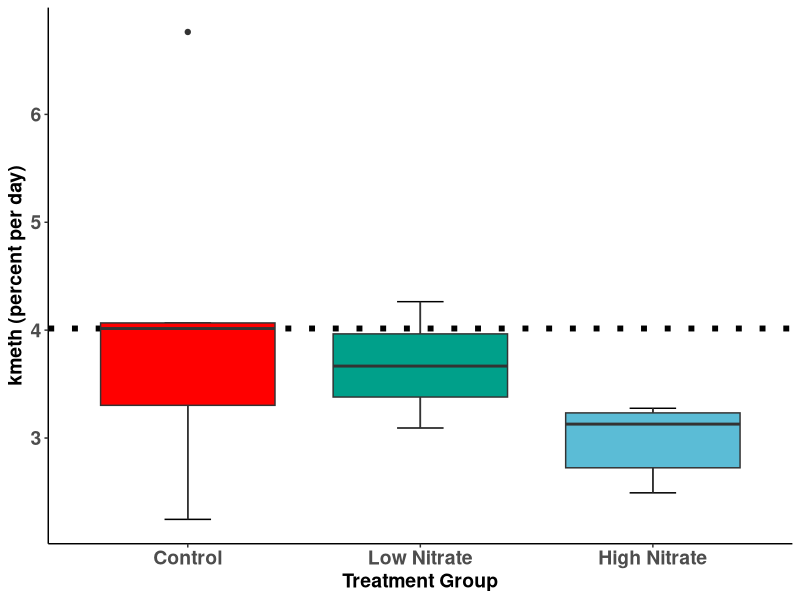
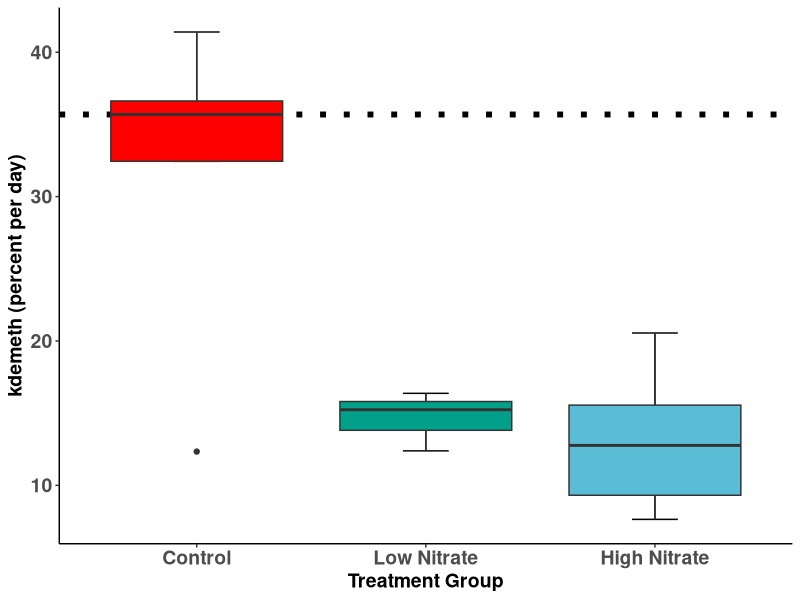
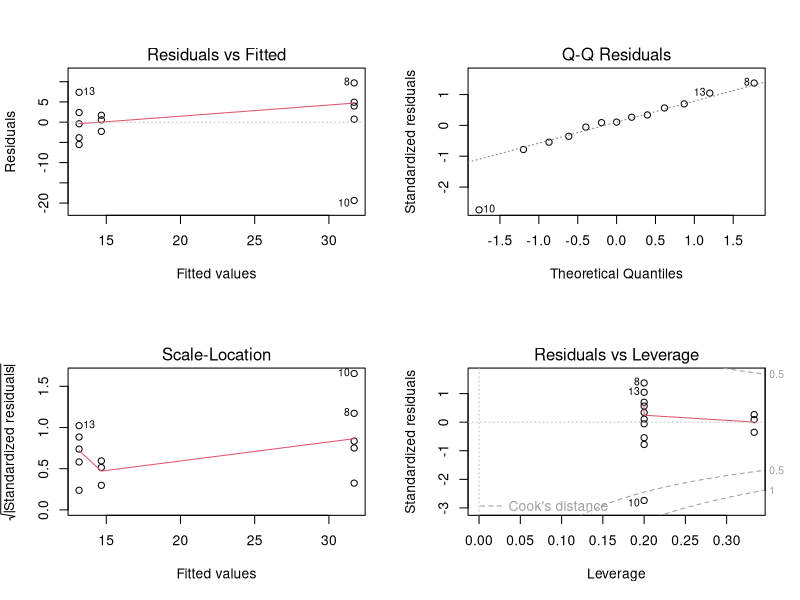
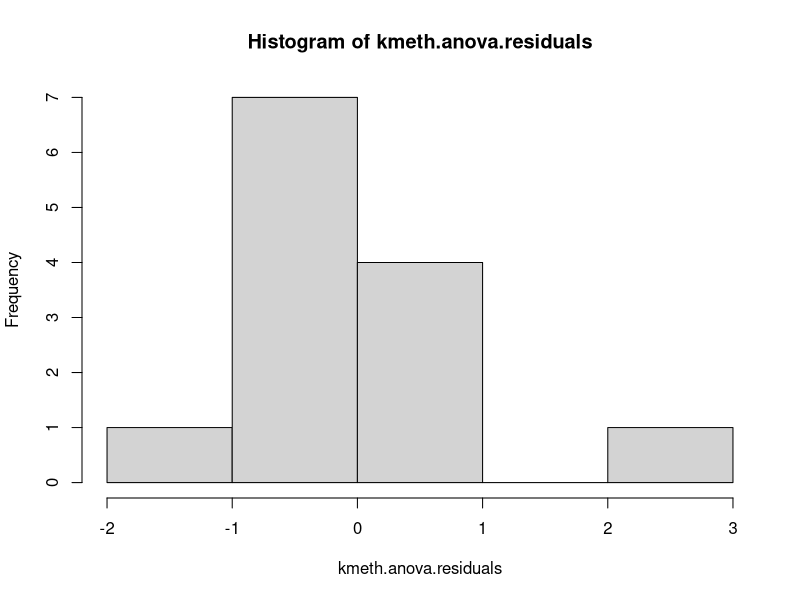
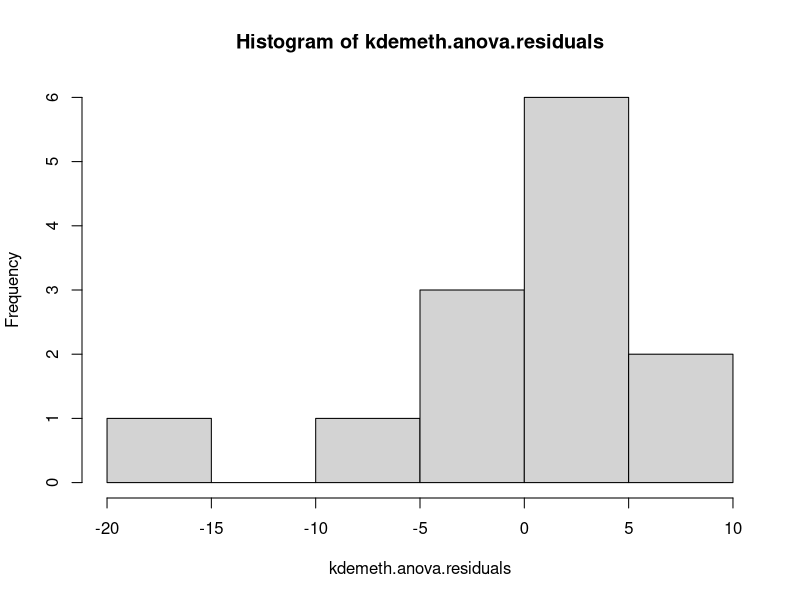
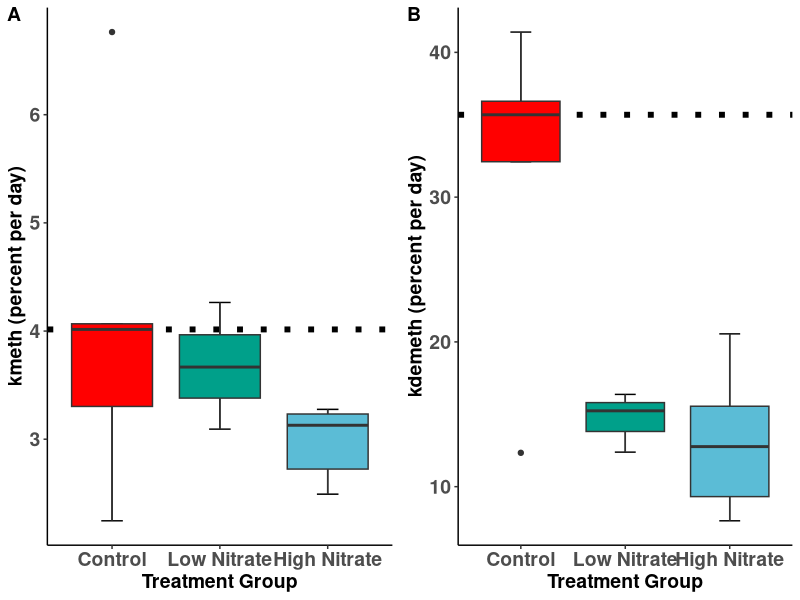
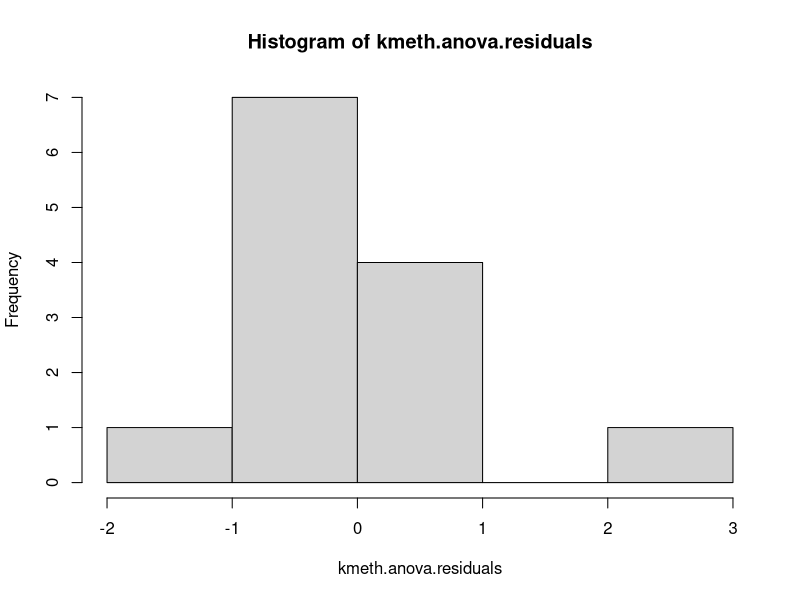
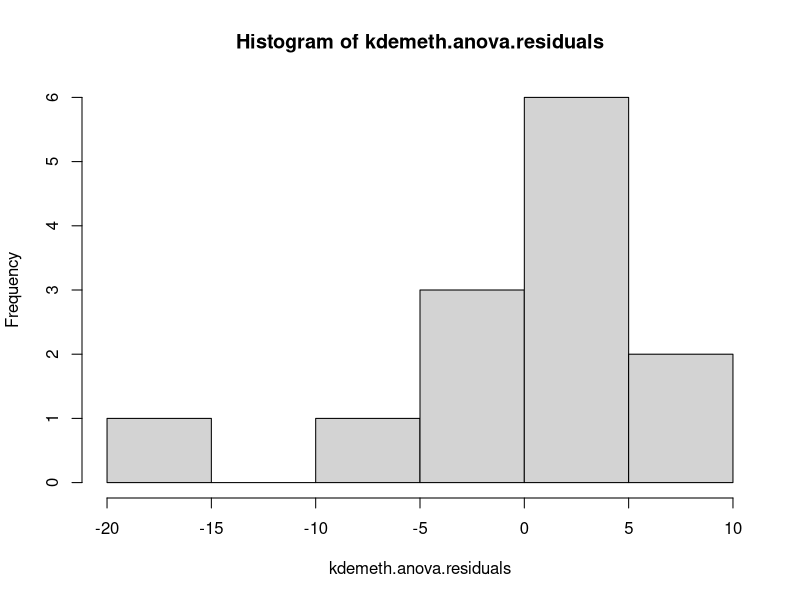

Recreate these plots in R, in order.
# Title: ANOVA for 2022 Microcosms 8.10.25.R
# Author: Nettie Calvin
# Date: August 30, 2025
# Purpose: The script provides code to conduct an analysis of variance (ANOVA) on potential mercury methylation rate constants (kmeth) and potential methylmercury demethylation rate constants (kdemeth) from microcosm experiments conducted in October 2022.  
# The script contains the code to calculate the kdemeth values while the kmeth values are already calculated  prior to the data being added to kmeth Microcosms 2022 8.10.25_for_code.csv.  
#  The script and statistical analysis were prepared to accompany the publication 
# "Nitrate Treatment Suppresses Mercury Demethylation in Coastal Estuarine Sediment" (Calvin et al. in prep)
# R version 4.5.0 (2025-04-11)


setwd("")
#make specific to your working directory

#make sure to save copies of 
#kmeth Microcosms 2022 8.10.25_for_code.csv
#kdemeth Microcosms 2022 8.9.25_for_code.csv
#in your working directory

install.packages(c("ggplot2", "ggpubr", "car"))
#load libraries 
library(ggplot2)
library(ggpubr)
library(car)

#theme for formatting plots
Nettie_Theme = theme( legend.position = "none",
                      title = NULL,
                     axis.title.x = element_text(size = 14, face = "bold"),
                     axis.text.x = element_text(size = 14, face = "bold"),
                     axis.text.y = element_text(size = 14,  face = "bold"),
                     axis.title.y = element_text(size = 14, face = "bold"), 
                     panel.grid.major = element_blank(), 
                     panel.grid.minor = element_blank(),
                     panel.background = element_blank(),
                     axis.line = element_line(colour = "black"))



#read in kmeth and kdemeth data frames
redo.rates.kmeth <- read.csv("kmeth Microcosms 2022 8.10.25_for_code.csv")
redo.rates.kdemeth = read.csv("kdemeth Microcosms 2022 8.9.25_for_code.csv")

#make the treatment a factor variable for kmeth
redo.rates.kmeth$Treatment = as.factor(redo.rates.kmeth$Treatment)

#then specify the order of factor levels 
redo.rates.kmeth$Treatment <- factor(redo.rates.kmeth$Treatment, levels = c("Control","Low Nitrate", "High Nitrate"))    
redo.rates.kmeth$Treatment

#make the treatment a factor variable for kdemeth
redo.rates.kdemeth$Treatment = as.factor(redo.rates.kdemeth$Treatment)

#then specify the order of factor levels
redo.rates.kdemeth$Treatment <- factor(redo.rates.kdemeth$Treatment, levels = c("Control", "Time0", "Low Nitrate", "High Nitrate"))    
redo.rates.kdemeth$Treatment

#inspect the kmeth df
head(redo.rates.kmeth)

#create a variable for 48 hr control group kmeth 
#(already in the form of potential methylation rate constants with units of percent per day)
control.group = redo.rates.kmeth$percent.per.day[redo.rates.kmeth$Treatment=="Control"]
control.group

#calculate summary stats for 48 hr control group kmeth
median(control.group) #4.015
mean(control.group) #4.079
sd(control.group) #1.671491

#create variables for Low and High Nitrate Treatment groups kmeth
micromolar.group = redo.rates.kmeth$percent.per.day[redo.rates.kmeth$Treatment=="Low Nitrate"]
millimolar.group = redo.rates.kmeth$percent.per.day[redo.rates.kmeth$Treatment=="High Nitrate"]

#calculate summary stats for for Low Nitrate Treatment group kmeth
median(micromolar.group) #3.667
mean(micromolar.group) #3.674667
sd(micromolar.group) #0.5855376

#calculate summary stats for High Nitrate Treatment group kmeth
median(millimolar.group) #3.129
mean(millimolar.group) #2.9708
sd(millimolar.group) # 0.3453559


#potential MeHg demethylation rate constants need to be calculated based on the 
#ng/g concentrations of 198MMHg measured in the t=0 (insta) and t=48 (control) or t=48 High or Low Nitrate (treatment) microcosms
# now inspect the demethylation data frame
head(redo.rates.kdemeth)

#calculate the potential MeHg demethylation rate constants by steps
instas = redo.rates.kdemeth$X198MeHg.ng.g[redo.rates.kdemeth$Treatment =="Time0"]

instas

#calculate an average time 0 to use to divide all other values by
mean.t0=mean(instas)
mean.t0
#1.06016 (ng/g) average t=0 concentration of 198MMHg from spike, not yet a rate constant!!!!
sd(instas) #0.1714231; std. deviation of the instantaneous control samples

#divide the column of ng.g conc. by the avg. t0 and assign a new vector to the df
redo.rates.kdemeth$ratios = redo.rates.kdemeth$X198MeHg.ng.g/mean.t0
redo.rates.kdemeth$ratios

#now take the negative natural log of the ratio
redo.rates.kdemeth$nat.log = -log(redo.rates.kdemeth$ratios)
redo.rates.kdemeth$nat.log 

#divide by 2 days (incubation time) and multiply by 100 to get rate constants in units of percent per day
redo.rates.kdemeth$percent.per.day =  (redo.rates.kdemeth$nat.log/2)*100

#modify the dataframe so it is just the part that is the control and treatment, no time0's
redo.rates.kdemeth.smaller =redo.rates.kdemeth[6:18,]

# drop unused levels from dataframe (Time = 0 condition)
redo.rates.kdemeth.smaller = droplevels(redo.rates.kdemeth.smaller)

#get just the rate constants (kdemeth) from the (48 hour) control group 
control.group.kdemeth = redo.rates.kdemeth.smaller$percent.per.day[redo.rates.kdemeth.smaller$Treatment=="Control"]
control.group.kdemeth

control.median.kdemeth = median(control.group.kdemeth)
control.median.kdemeth #35.68948
control.mean.kdemeth =mean(control.group.kdemeth) 
control.mean.kdemeth #31.70064
sd(control.group.kdemeth) #11.28917

#get the rate constants (kdemeth) from millimolar (High Nitrate) treatment 
millimolar.group.kdemeth = redo.rates.kdemeth.smaller$percent.per.day[redo.rates.kdemeth.smaller$Treatment=="High Nitrate"]
millimolar.group.kdemeth
median(millimolar.group.kdemeth) #12.76616
mean(millimolar.group.kdemeth) #13.16634
sd(millimolar.group.kdemeth) #5.14298

#get the rate constants (kdemeth) from micromolar (Low Nitrate) treatment 
micromolar.group.kdemeth = redo.rates.kdemeth.smaller$percent.per.day[redo.rates.kdemeth.smaller$Treatment=="Low Nitrate"]
micromolar.group.kdemeth
median(micromolar.group.kdemeth) #15.2384
mean(micromolar.group.kdemeth) #14.66646
sd(micromolar.group.kdemeth) #2.054594

#produce the boxplot for kmeth

bxplot_NO3_kmeth =
ggplot(redo.rates.kmeth, aes(x =Treatment, y=percent.per.day, fill = Treatment))+
  geom_hline(yintercept=4.015,linetype=3, col = "black", lwd = 2)+
  stat_boxplot(geom ='errorbar', width = 0.2)+ #this supposedly plots error bars first and then we will plot the boxplot atop them??
  geom_boxplot()+   
  scale_fill_manual(values=c("#FF0000", "#00A08A", "#5BBCD6"))+
  
  #add color here and also overplot see-> # shorthand for  stat_boxplot(geom='boxplot')
  #the width specification inside stat_boxpot is to control the errorbar endcap width
  # from : https://stackoverflow.com/questions/12993545/put-whisker-ends-on-boxplot
  labs( x ="Treatment Group", y="kmeth (percent per day)")+
  Nettie_Theme

#export the plot to the window
bxplot_NO3_kmeth

#create the kdemeth boxplot
#
bxplot_NO3_kdemeth =
ggplot(redo.rates.kdemeth.smaller, aes(x =Treatment, y=percent.per.day, fill = Treatment))+
  geom_hline(yintercept=35.69,linetype=3, col = "black", lwd = 2)+
  stat_boxplot(geom ='errorbar', width = 0.2)+ #this supposedly plots error bars first and then we will plot the boxplot atop them??
  geom_boxplot()+   
  scale_fill_manual(values=c("#FF0000", "#00A08A", "#5BBCD6"))+
  #add color here and also overplot see-> # shorthand for  stat_boxplot(geom='boxplot')
  #the width specification inside stat_boxpot is to control the errorbar endcap width
  # from : https://stackoverflow.com/questions/12993545/put-whisker-ends-on-boxplot
  labs( x ="Treatment Group", y="kdemeth (percent per day)")+
  Nettie_Theme

#export to window
bxplot_NO3_kdemeth

#group both plots together for producing a figure
figure.2022 = ggarrange(bxplot_NO3_kmeth, bxplot_NO3_kdemeth, 
          labels = c("A", "B"), 
          common.legend = TRUE, 
          legend = "none",
          ncol = 2, nrow = 1)

#produce and export a 2 panel figure
png("8.28.25 Boxplot kmeth and kdemeth BZ 2022.png", units='in',width=14,height=6,res=300)
figure.2022
dev.off()


#do a Shapiro-Wilk test to check for normal distribution, kmeth
#
#do a Shapiro-Wilk test to check for normal distribution, kdemeth
#

#run an unbalanced design, one way ANOVA on the kdemeth data
#table of data, is it balanced?  (we know it is not)
table(redo.rates.kdemeth.smaller$Treatment)

#Control  Low Nitrate High Nitrate 
#5            3            5 

#run an unbalanced design, one way ANOVA on the kdemeth data
anova_kdemeth <- aov(percent.per.day ~ Treatment , data = redo.rates.kdemeth.smaller)
Anova(anova_kdemeth, type = "III")
#                Sum Sq Df F value   Pr(>F)    
#(Intercept)    5024.7  1 80.5200 4.25e-06 ***
#  Treatment    998.0  2  7.9966 0.008428 ** 
 # Residuals    624.0 10   
#Signif. codes:  0 ‘***’ 0.001 ‘**’ 0.01 ‘*’ 0.05 ‘.’ 0.1 ‘ ’ 1

#produce the Q-Q plots for the kdemeth values
par(mfrow=c(2,2))
plot(anova_kdemeth)
par(mfrow=c(1,1))

#run post hoc tests for the kdemeth ANOVA, which had a significant p value
#the post hoc test will tell us which group(s) are different from the control
tukey.two.way<-TukeyHSD(anova_kdemeth)
tukey.two.way

#diff       lwr       upr     p adj
#Low Nitrate-Control      -17.034185 -32.84872 -1.219654 0.0353486
#High Nitrate-Control     -18.534300 -32.23009 -4.838515 0.0102741
#High Nitrate-Low Nitrate  -1.500115 -17.31465 14.314415 0.9635470


#what do we know?
#treatment is significant p = 0.008428 ** from ANOVA
#0.0353486 Low Nitrate-Control 
#0.0102741 High Nitrate-Control 
#High Nitrate-Low Nitrate  0.9635470
#both NO3 treatments are different than control, 
#nitrate treatments are not diff. than each other



#let's do a one way ANOVA on potential methylation rate constant (kmeth) data 
##table of data, is it balanced?  (we know it is not)
table(redo.rates.kmeth$Treatment)
#Control  Low Nitrate High Nitrate 
#5            3            5 

#run an unbalanced design, one way ANOVA on the kmeth data
anova_kmeth <- aov(percent.per.day ~ Treatment , data = redo.rates.kmeth)
Anova(anova_kmeth, type = "III")

#               Sum Sq Df F value    Pr(>F)    
#   (Intercept) 83.191  1 67.4251 9.365e-06 ***
 # Treatment    3.122  2  1.2652    0.3237  #not a significant difference for Treatment
#  Residuals   12.338 10  

#no sig. differences from ANOVA, no need for post hoc test

#do testing following the ANOVAs to check the residuals' 
#normality of distribution and homogeneity of variance
## let's grab the residuals from our model for kmeth
kmeth.anova.residuals <- residuals( object = anova_kmeth ) # extract the residuals
# A simple histogram
hist( x = kmeth.anova.residuals) 
png("8.30.25.edit kmeth residuals histogram 2022.png", units='in',width=37,height=24,res=300)
hist( x = kmeth.anova.residuals) # another way of seeing them
dev.off()

#Let’s run a test of the normality assumption for kmeth ANOVA model
#the Kolmogorov-Smirnov test (against a normal distribution).
ks.test(kmeth.anova.residuals, "pnorm", mean(kmeth.anova.residuals), sd(kmeth.anova.residuals) )
#	Exact one-sample Kolmogorov-Smirnov test
#data:  kmeth.anova.residuals
#D = 0.22787, p-value = 0.4442
#alternative hypothesis: two-sided
##ok normal enough
##
#The final test is homogeneity of variance also known as (homoscedasticity).
leveneTest(anova_kmeth, center = median) 
# technically a Brown Forsyth test with median as center (a version of Levene's test)
#Levene's Test for Homogeneity of Variance (center = median)
#      Df F value Pr(>F)
#group  2  1.4363 0.2829
#      10  
#interpretation:
#p > 0.05 → Fail to reject the null hypothesis → Variances are equal (homogeneity holds).
# can assume equal variances, ok that ANOVA was used

############
## let's grab the residuals from our model for kdemeth
kdemeth.anova.residuals <- residuals( object = anova_kdemeth ) # extract the residuals
# A simple histogram for kdemeth residuals
hist( x = kdemeth.anova.residuals) 
png("8.30.25.edit kdemeth residuals histogram 2022.png", units='in',width=37,height=24,res=300)
hist( x = kdemeth.anova.residuals) # another way of seeing them
dev.off()
#Let’s run a test of the normality assumption for kdemeth ANOVA model
#the Kolmogorov-Smirnov test (against a normal distribution).
ks.test(kdemeth.anova.residuals, "pnorm", mean(kdemeth.anova.residuals), sd(kdemeth.anova.residuals) )
#	Exact one-sample Kolmogorov-Smirnov test
#data:  kdemeth.anova.residuals
#D = 0.17018, p-value = 0.7878
#alternative hypothesis: two-sided
##ok normal enough
##
#The final is homogeneity of variance also known as (homoscedasticity).
leveneTest(anova_kdemeth, center = median) 
# technically a Brown Forsyth test with median as center (a version of Levene's test)
#Levene's Test for Homogeneity of Variance (center = median)
#      Df F value Pr(>F)
#group  2  0.6798 0.5287
#      10     
#interpretation:
#p > 0.05 → Fail to reject the null hypothesis → Variances are equal (homogeneity holds).
# can assume equal variances, ok that ANOVA was used

